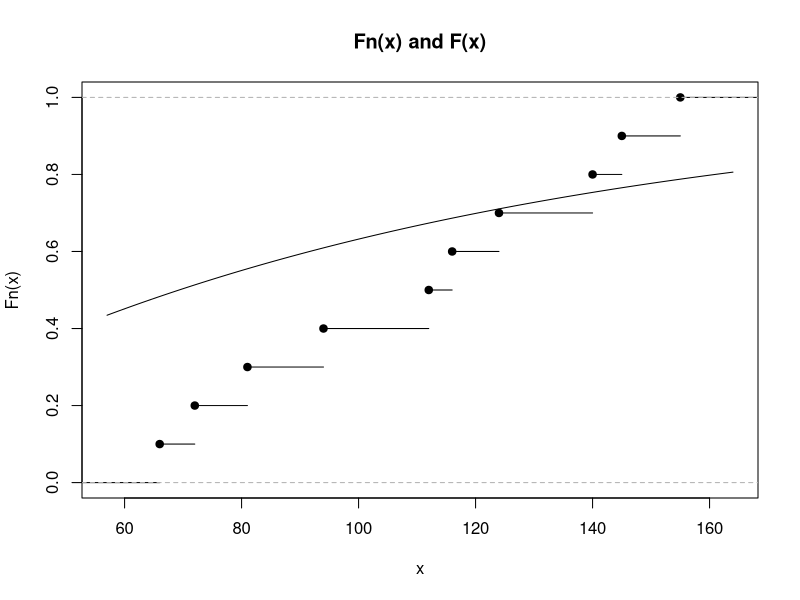
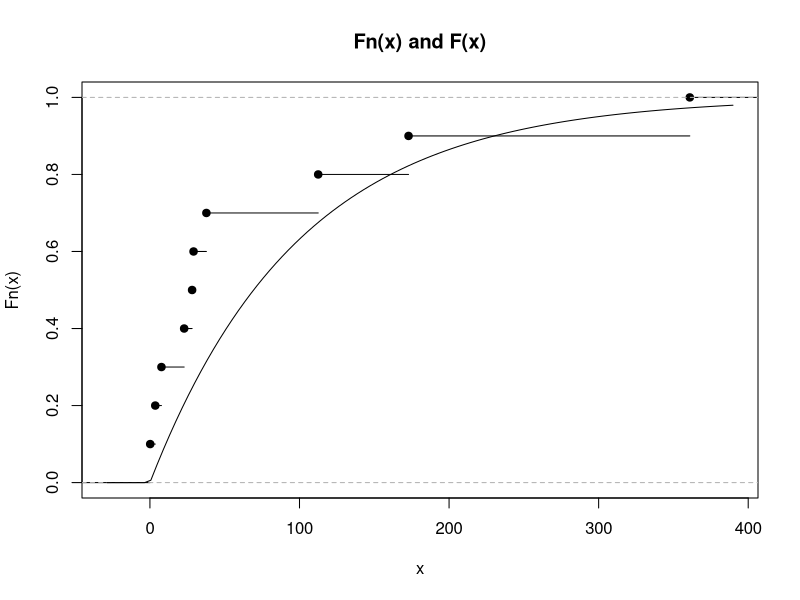
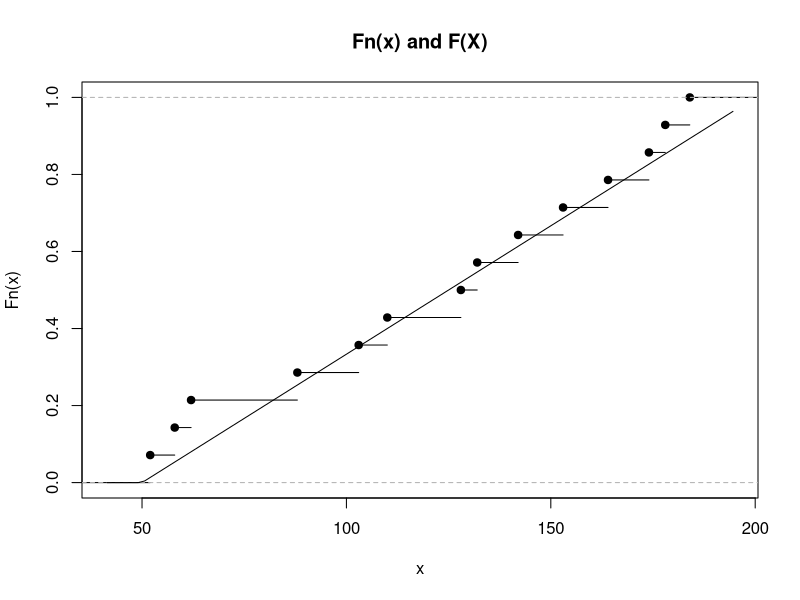
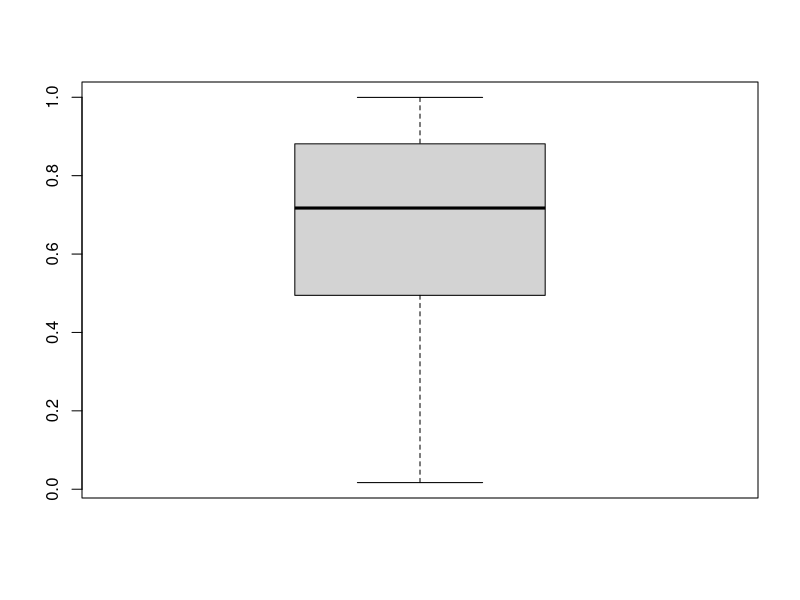
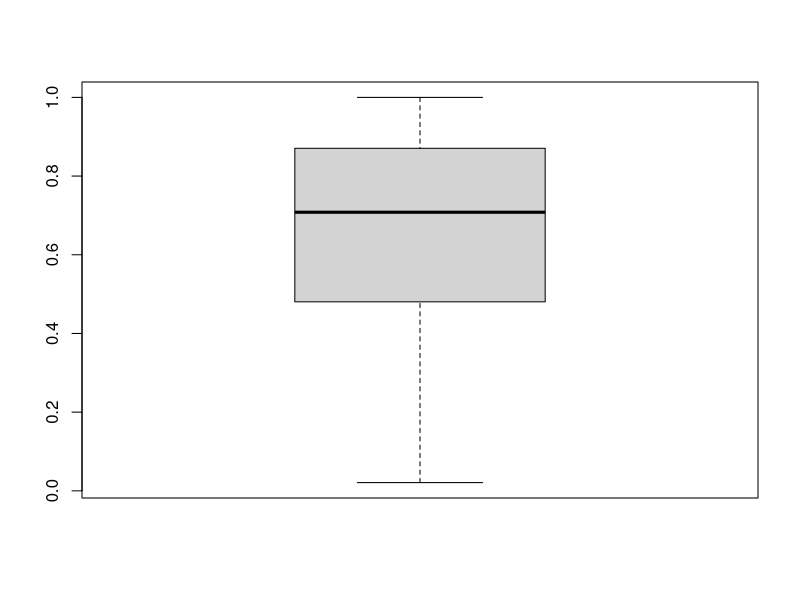
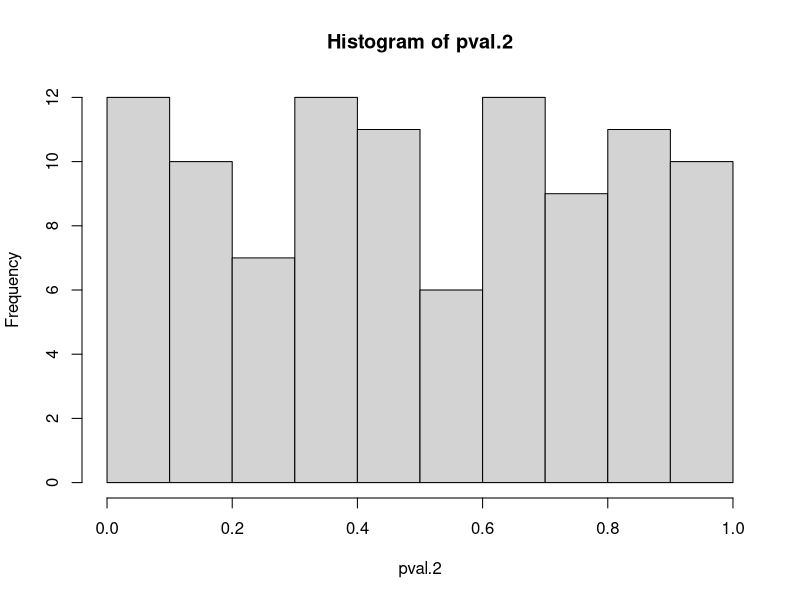
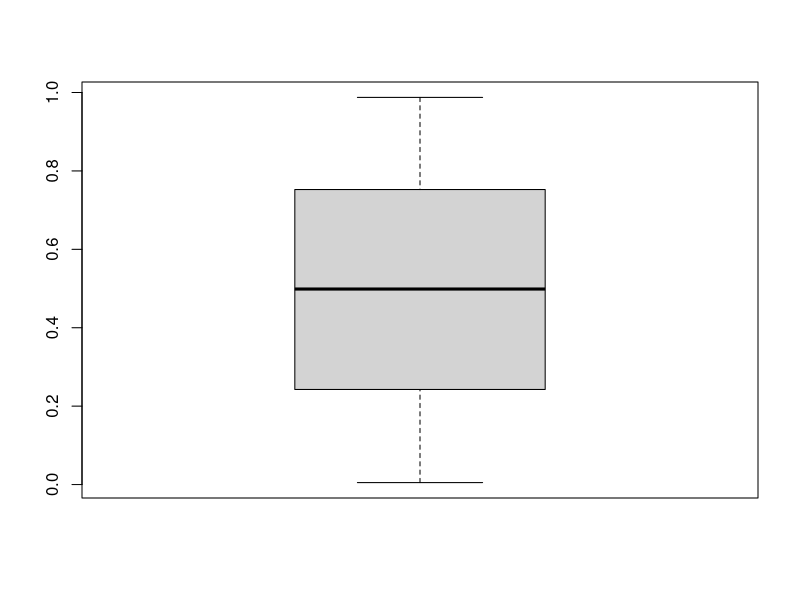
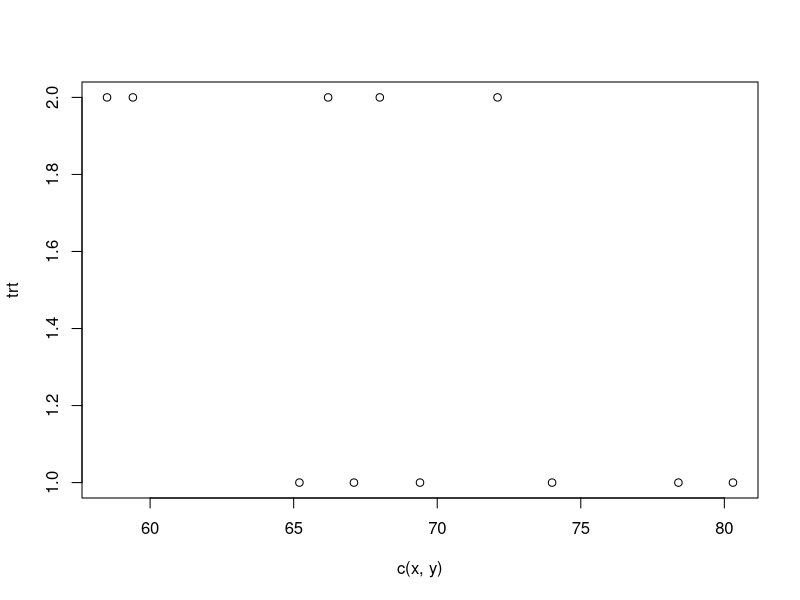

Write the R code that produced these figures, in order.
#### [Sec9.1 : Goodness-of-Fit Tests]

# Example 9b and more
draw.FnF = function(x, F, ...) { # draw the ecdf Fn and the assumed df F
  plot(ecdf(x), main = 'Fn(x) and F(x)')
  curve(F(x, ...), add = T)
}

y = c(66, 72, 81, 94, 112, 116, 124, 140, 145, 155)
draw.FnF(y, pexp, rate=0.01)
ks.test(y, 'pexp', rate=0.01)
y = rexp(10, rate=0.01) # H0 : (F는 평균 100인 지수분포)가 참일 때 그림과 검정결과
draw.FnF(y, pexp, rate=0.01)
ks.test(y, 'pexp', rate=0.01)

# [Exercise 9.1 - (a)]
y = c(141, 291, 132)
chisq.test(y, p=c(.25, .5, .25))$p.value

# [Exercise 9.1 - (b)]
chisq.test(y, p=c(.25, .5, .25),
           simulate.p.value=TRUE, B=10000)$p.value

# [Exercise 9,2 - (a)]
y = c(158, 172, 164, 181, 160, 165)
chisq.test(y, p = rep(1/6, 6))$p.value

# [Exercise 9.2 - (b)]
chisq.test(y, p = rep(1/6, 6),
           simulate.p.value = TRUE, B = 10000)$p.value

# [Example 9c]
n = 30
N = c(6, 2, 1, 9, 7, 5) # 하루 사고 건수 5건과 8건을 묶어서 한 범주로 만들었음에 주의
m = (sum(N[1:5] * 0:4) + 4*5 + 1*8) # m means Y_bar 
phat = dpois(0:4, m); phat[6] = 1 - ppois(4, m)
chisq.test(N, p = phat) # 자유도에 주의, 잘못된 자유도 떄문에 적절하지 않은 p값
# 추정된 모수의 수만큼 조정된 자유도로 다음과 같이 p값을 계산해야함.
t = sum((N - n*phat)^2/(n*phat))
1 - pchisq(5, 4) # n이 클 때의 근사적 p값

# [Exercise 9.4]
draw.FnF = function(x, F, ...) {
  plot(ecdf(x), main='Fn(x) and F(X)')
  curve(F(x,...), add=T)
}

y = c(164, 142, 110, 153, 103, 52, 174, 88, 178, 184, 58, 62, 132, 128)
draw.FnF(y, punif, min=50, max=200)
ks.test(y, punif, min=50, max=200)
ks.test(y, punif, min=50, max=200, exact=TRUE)$p.value # exact arg 물어보기 : 표본크기가 작을 때 쓸수 있는 방법
ks.test(y, punif, min=50, max=200, exact=FALSE)$p.value

#### [Sec 9.2 : Goodness-of-Fit Tests When Some Parameters Are Unspecified] ####
# 2017 Mid-term Exam : Question [2]
n = 20; theta = 5; N = 1000
phat = numeric(N)
for (i in 1:N) {
  y = rexp(n, rate=1/theta)
  phat[i] = ks.test(y, "pexp", 1/mean(y), exact = TRUE)$p.value # 표본평균을 사용 
# phat.exact[i] = ks.test(y, 'pexp', 1/mean(y), exact = TRUE)$p.value : 해당 코드는 없어도 댐 
}

c(mean(phat), sd(phat)/sqrt(N))
ks.test(phat, "punif") # p < 0.05이니까 기각 !!!!!!!
boxplot(phat) # 기각되는 것을 볼 수 있다. Uniform distribution을 따르려면 0.5기준 0.25 - 0.75

# c(mean(phat.exact), sd(phat.exact)/sqrt(N))
# ks.test(phat.exact, "punif")
# boxplot(phat.exact) # 기각되는 것을 볼 수 이씀. Uniform distribution을 따르려면 0.5기준 0.25 - 0.75

# 9.2절 실습문제
n = 20; x = rexp(n, rate=1)

ks.test(x, 'pexp', rate=1/mean(x))$p.value # 맞는게 아님 ... 참 고장률이 이것과 같은 지수분포를 검정하라와 같은 말 
# 귀무가설이 참임을 검정 -> p값의 분포가 U ~ (0,1)을 따름을 보여야함.
# ks.test의 exact 인자는 표본의 크기가 큰가, 작은가를 의미하고, 표본이 크다고 판단되면 R에서 자동적으로 exact = TRUE 적용됨.
# 잘못된 방법 -> pval이 U ~ (0,1) 균일분포를 따르지 않음
f1 = function(n) {
  x = rexp(n, rate=1)
  ks.test(x, 'pexp', rate=1/mean(x))$p.value
}

pval1 = replicate(1000, f1(20))
boxplot(pval1)
c(mean(pval1), sd(pval1)/sqrt(1000))

# [옳은 방법] - check 하기...
f2 = function(n, B) {
  x = rexp(n, rate=1)
  d = ks.test(x, 'pexp', rate=1/mean(x))$statistic
  xbar = mean(x)
  DNstar = numeric(B)
  for (i in 1:B) {
    xstar = rexp(n, rate = 1/xbar)
    DNstar[i] = ks.test(xstar, 'pexp', rate = 1/mean(xstar))$statistic
  }
  mean(DNstar >= d)
}  

pval.2 = replicate(100, f2(n=20, B=400))
hist(pval.2)
ks.test(pval.2, "punif") # 동일한 값들이 존재해서 나오는 warning message
c(mean(pval.2), sd(pval.2)/sqrt(100)) # 여기 100 들어가는거 맞나 ??????
boxplot(pval.2)

#### [Sec 9.3 : The Two-Sample Problem] ####

## [Exercise 9.10] ##

x = c(65.2, 67.1, 69.4, 78.4, 74, 80.3)
y = c(59.4, 72.1, 68.0, 66.2, 58.5)
trt = rep(1:2, c(6,5))
plot(c(x, y), trt)
wilcox.test(x, y)$p.value # exact p-value
wilcox.test(x, y, exact = TRUE)$p.value # the same p-value

## [Exercise 9.11] ##
# 9.11 - (a)
wilcox.test(x,y, exact=FALSE)$p.value

# 9.11 - (b)
n = length(x); m = length(y)
W = wilcox.test(x,y)$statistic; r = W + n * (n+1) / 2
# 또는 xy = c(x,y); r = sum(match(x, sort(xy)))
N = 1000 # 모의실험으로 p값을 구하기 위한 반복횟수
R = replicate(N, sum(sample(1:(n+m), n))) # for문을 사용해도 됨
2*min(mean(R <= r), mean(R >= r)) # 모의실험에 의한 p값

# 9.11 - (b)
sum(rank(c(x,y))[trt == 1]) # this is r, observed rank sum of X's
wilcox.test(x, y)$statistic + 6*7/2 # the same
# 나머지는 강의노트 참고